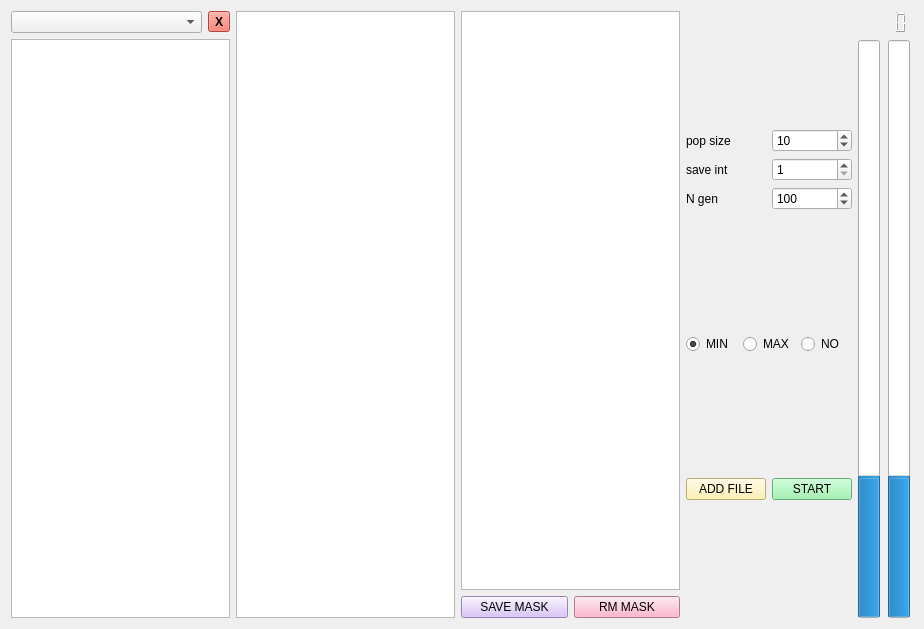
<?xml version="1.0" encoding="UTF-8"?>
<ui version="4.0">
 <class>GeneticForm</class>
 <widget class="QWidget" name="GeneticForm">
  <property name="geometry">
   <rect>
    <x>0</x>
    <y>0</y>
    <width>924</width>
    <height>629</height>
   </rect>
  </property>
  <property name="windowTitle">
   <string>Genetic Form</string>
  </property>
  <layout class="QGridLayout" name="gridLayout_10">
   <item row="0" column="0">
    <layout class="QGridLayout" name="gridLayout_9" rowstretch="4,1">
     <item row="0" column="0">
      <layout class="QGridLayout" name="gridLayout_8">
       <item row="0" column="1">
        <layout class="QVBoxLayout" name="verticalLayout_table_pop"/>
       </item>
       <item row="0" column="0">
        <layout class="QVBoxLayout" name="verticalLayout_pareto"/>
       </item>
      </layout>
     </item>
     <item row="1" column="0">
      <layout class="QGridLayout" name="gridLayout_7">
       <item row="0" column="0">
        <layout class="QGridLayout" name="gridLayout_5">
         <item row="0" column="1">
          <widget class="QListWidget" name="listWidget_population"/>
         </item>
         <item row="0" column="0">
          <layout class="QGridLayout" name="gridLayout_4">
           <item row="0" column="0">
            <layout class="QGridLayout" name="gridLayout_3">
             <item row="0" column="0">
              <widget class="QComboBox" name="comboBox_gen_analysis"/>
             </item>
             <item row="0" column="1">
              <widget class="QToolButton" name="toolButton_remove_gen_an">
               <property name="font">
                <font>
                 <weight>75</weight>
                 <bold>true</bold>
                </font>
               </property>
               <property name="styleSheet">
                <string notr="true">background-color: rgb(246, 97, 81);</string>
               </property>
               <property name="text">
                <string>X</string>
               </property>
              </widget>
             </item>
            </layout>
           </item>
           <item row="1" column="0">
            <widget class="QTextEdit" name="textEdit_info"/>
           </item>
          </layout>
         </item>
         <item row="0" column="2">
          <layout class="QGridLayout" name="gridLayout_11">
           <item row="0" column="0">
            <widget class="QListWidget" name="listWidget_save_mask"/>
           </item>
           <item row="1" column="0">
            <layout class="QGridLayout" name="gridLayout_12">
             <item row="0" column="0">
              <widget class="QPushButton" name="pushButton_save_mask">
               <property name="styleSheet">
                <string notr="true">background-color: rgb(209, 182, 249);</string>
               </property>
               <property name="text">
                <string>SAVE MASK</string>
               </property>
              </widget>
             </item>
             <item row="0" column="1">
              <widget class="QPushButton" name="pushButton_remove_mask">
               <property name="styleSheet">
                <string notr="true">background-color: rgb(255, 162, 190);</string>
               </property>
               <property name="text">
                <string>RM MASK</string>
               </property>
              </widget>
             </item>
            </layout>
           </item>
          </layout>
         </item>
        </layout>
       </item>
       <item row="0" column="1">
        <layout class="QGridLayout" name="gridLayout_6">
         <item row="0" column="0">
          <layout class="QGridLayout" name="gridLayout_2">
           <item row="2" column="0">
            <widget class="QLabel" name="label_3">
             <property name="text">
              <string>N gen</string>
             </property>
            </widget>
           </item>
           <item row="1" column="0">
            <widget class="QLabel" name="label_2">
             <property name="text">
              <string>save int</string>
             </property>
            </widget>
           </item>
           <item row="1" column="1">
            <widget class="QSpinBox" name="spinBox_save_int">
             <property name="minimum">
              <number>1</number>
             </property>
             <property name="maximum">
              <number>100</number>
             </property>
            </widget>
           </item>
           <item row="0" column="0">
            <widget class="QLabel" name="label">
             <property name="text">
              <string>pop size</string>
             </property>
            </widget>
           </item>
           <item row="2" column="1">
            <widget class="QSpinBox" name="spinBox_n_gen">
             <property name="minimum">
              <number>1</number>
             </property>
             <property name="maximum">
              <number>10000</number>
             </property>
             <property name="value">
              <number>100</number>
             </property>
            </widget>
           </item>
           <item row="0" column="1">
            <widget class="QSpinBox" name="spinBox_pop_size">
             <property name="minimum">
              <number>2</number>
             </property>
             <property name="maximum">
              <number>500</number>
             </property>
             <property name="value">
              <number>10</number>
             </property>
            </widget>
           </item>
          </layout>
         </item>
         <item row="1" column="0">
          <layout class="QGridLayout" name="gridLayout_13">
           <item row="0" column="2">
            <widget class="QRadioButton" name="radioButton_pareto_no">
             <property name="text">
              <string>NO</string>
             </property>
             <attribute name="buttonGroup">
              <string notr="true">buttonGroup</string>
             </attribute>
            </widget>
           </item>
           <item row="0" column="0">
            <widget class="QRadioButton" name="radioButton_pareto_min">
             <property name="text">
              <string>MIN</string>
             </property>
             <property name="checked">
              <bool>true</bool>
             </property>
             <attribute name="buttonGroup">
              <string notr="true">buttonGroup</string>
             </attribute>
            </widget>
           </item>
           <item row="0" column="1">
            <widget class="QRadioButton" name="radioButton_pareto_max">
             <property name="text">
              <string>MAX</string>
             </property>
             <attribute name="buttonGroup">
              <string notr="true">buttonGroup</string>
             </attribute>
            </widget>
           </item>
          </layout>
         </item>
         <item row="2" column="0">
          <layout class="QGridLayout" name="gridLayout_14">
           <item row="0" column="0">
            <widget class="QPushButton" name="pushButton_add_file">
             <property name="styleSheet">
              <string notr="true">background-color: rgb(255, 239, 158);</string>
             </property>
             <property name="text">
              <string>ADD FILE</string>
             </property>
            </widget>
           </item>
           <item row="0" column="1">
            <widget class="QPushButton" name="pushButton_start_gen">
             <property name="styleSheet">
              <string notr="true">background-color: rgb(143, 240, 164);</string>
             </property>
             <property name="text">
              <string>START</string>
             </property>
            </widget>
           </item>
          </layout>
         </item>
        </layout>
       </item>
       <item row="0" column="2">
        <layout class="QGridLayout" name="gridLayout">
         <item row="0" column="0" colspan="2">
          <widget class="QLCDNumber" name="lcdNumber_generation">
           <property name="font">
            <font>
             <pointsize>20</pointsize>
             <weight>50</weight>
             <bold>false</bold>
            </font>
           </property>
           <property name="frameShape">
            <enum>QFrame::NoFrame</enum>
           </property>
           <property name="frameShadow">
            <enum>QFrame::Raised</enum>
           </property>
           <property name="lineWidth">
            <number>2</number>
           </property>
           <property name="midLineWidth">
            <number>0</number>
           </property>
           <property name="smallDecimalPoint">
            <bool>false</bool>
           </property>
           <property name="digitCount">
            <number>4</number>
           </property>
          </widget>
         </item>
         <item row="1" column="0">
          <widget class="QProgressBar" name="progressBar_pop">
           <property name="value">
            <number>24</number>
           </property>
           <property name="orientation">
            <enum>Qt::Vertical</enum>
           </property>
          </widget>
         </item>
         <item row="1" column="1">
          <widget class="QProgressBar" name="progressBar_gen">
           <property name="value">
            <number>24</number>
           </property>
           <property name="orientation">
            <enum>Qt::Vertical</enum>
           </property>
          </widget>
         </item>
        </layout>
       </item>
      </layout>
     </item>
    </layout>
   </item>
  </layout>
 </widget>
 <resources/>
 <connections/>
 <buttongroups>
  <buttongroup name="buttonGroup"/>
 </buttongroups>
</ui>
